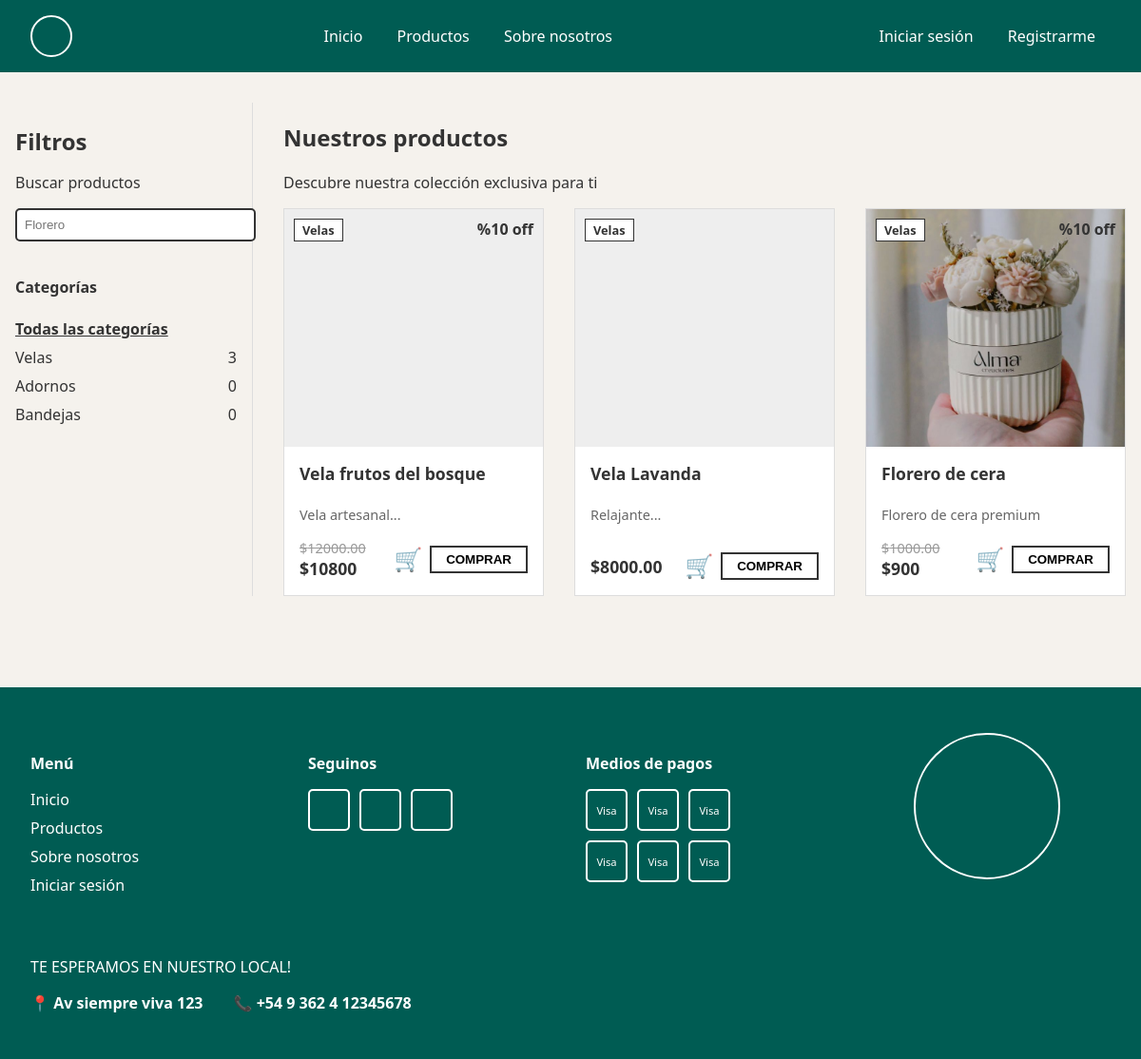
/products/, run on an earlier commit of the app's database.
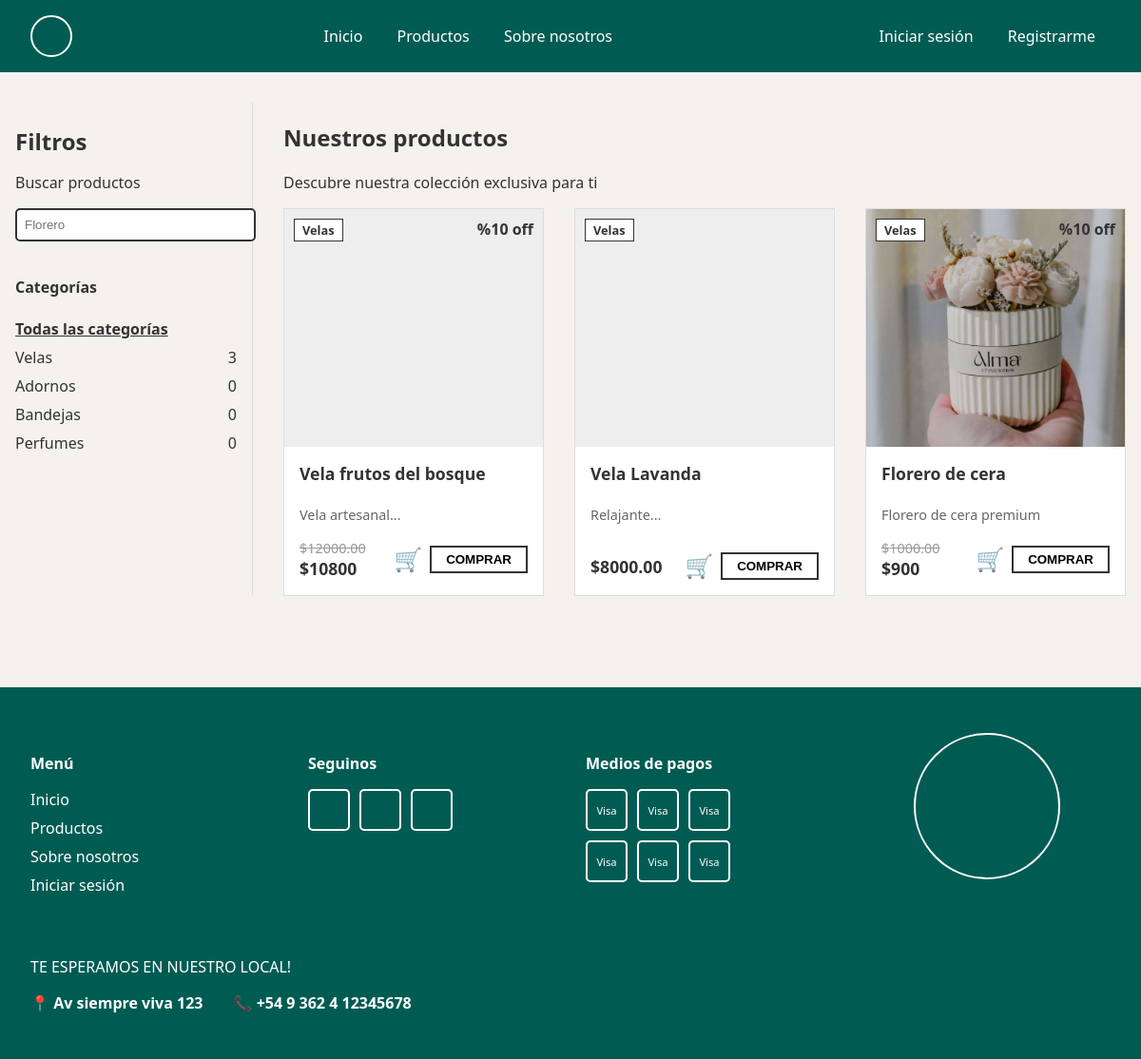
And on a later commit of the database.
### products/models.py (models this page shows, shortened)
class Category(models.Model):
    name = models.CharField(max_length=255)
    description = models.TextField(blank=True, null=True)

class Product(models.Model):
    class CategoryEnum(models.TextChoices): # Kept for reference but using FK as requested
        pass
    name = models.CharField(max_length=255)
    price = models.DecimalField(max_digits=10, decimal_places=2)
    description = models.TextField()
    stock = models.IntegerField()
    category = models.ForeignKey(Category, on_delete=models.CASCADE, related_name='products')
    image = models.ImageField(upload_to='products/', blank=True, null=True)
    discount_percentage = models.PositiveIntegerField(default=0)
    @property
    def final_price(self):
        if self.discount_percentage > 0:
            return self.price * (1 - Decimal(self.discount_percentage) / 100)
        return self.price

### products/views.py (the view)
# urls.py: path('', views.product_list, name='product_list'),
def product_list(request):
    products = Product.objects.all()
    categories = Category.objects.annotate(total_products=Count('products'))
    category_id = request.GET.get('category')
    search_query = request.GET.get('q')
    if category_id:
        products = products.filter(category_id=category_id)
    if search_query:
        products = products.filter(
            Q(name__icontains=search_query) |
            Q(description__icontains=search_query)
        )
    context = {
        'products': products,
        'categories': categories,
        'selected_category': int(category_id) if category_id else None,
        'search_query': search_query
    }
    return render(request, 'products/product_list.html', context)

### templates/products/product_list.html (shortened to what this page needs)
{% extends 'base.html' %}
{% block content %}
<div class="product-page-container">
    <aside class="filters-sidebar">
        <div class="filter-header">
            <h3> Filtros</h3>
            <p>Buscar productos</p>
            <form method="get" action="{% url 'product_list' %}" class="search-form">
                <input type="text" name="q" placeholder="Florero" value="{{ search_query|default:'' }}">
            </form>
        </div>
        <div class="categories-list">
            <h4>Categorías</h4>
            <ul>
                <li>
                    <a href="{% url 'product_list' %}" class="{% if not selected_category %}active{% endif %}">
                        Todas las categorías
                    </a>
                </li>
                {% for cat in categories %}
                <li>
                    <a href="?category={{ cat.id }}" class="{% if selected_category == cat.id %}active{% endif %}">
                        {{ cat.name }} <span>{{ cat.total_products }}</span>
                    </a>
                </li>
                {% endfor %}
            </ul>
        </div>
    </aside>
    <section class="products-grid-section">
        <div class="products-header">
            <h2>Nuestros productos</h2>
            <p>Descubre nuestra colección exclusiva para ti</p>
        </div>
        <div class="products-grid">
            {% for product in products %}
            <div class="product-card-advanced">
                <div class="card-image-container">
                    <a href="{% url 'product_detail' product.id %}">
                        {% if product.image %}
                        <img src="{{ product.image.url }}" alt="{{ product.name }}" class="product-image">
                        {% else %}
                        <div class="image-placeholder"></div>
                        {% endif %}
                    </a>
                    <span class="category-badge">{{ product.category.name }}</span>
                    {% if product.discount_percentage > 0 %}
                    <span class="discount-badge">%{{ product.discount_percentage }} off</span>
                    {% endif %}
                </div>
                <div class="card-body">
                    <h3><a href="{% url 'product_detail' product.id %}">{{ product.name }}</a></h3>
                    <p class="description">{{ product.description|truncatewords:15 }}</p>
                    <div class="price-actions-row">
                        <div class="price-container">
                            {% if product.discount_percentage > 0 %}
                            <span class="old-price">${{ product.price }}</span>
                            <span class="current-price">${{ product.final_price|floatformat:0 }}</span>
                            {% else %}
                            <span class="current-price">${{ product.price }}</span>
                            {% endif %}
                        </div>
                        <div class="actions-container">
                            <button class="btn-icon cart-btn" title="Agregar al carrito">🛒</button>
                            <button class="btn-primary buy-btn">COMPRAR</button>
                        </div>
                    </div>
                </div>
            </div>
            {% empty %}
            <p>No se encontraron productos.</p>
            {% endfor %}
        </div>
    </section>
</div>
{% endblock %}

What changed in the data, as far as the page shows it:
added Category: name "Perfumes", total_products "0"
